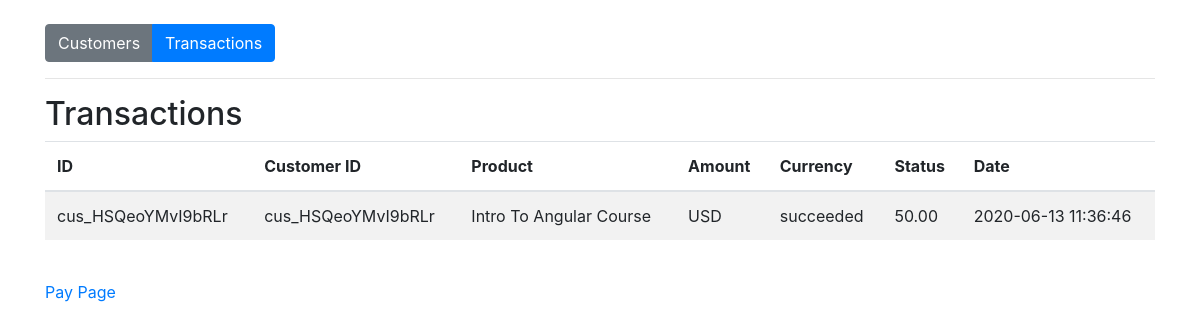
Page /transactions.php on the earlier database version.
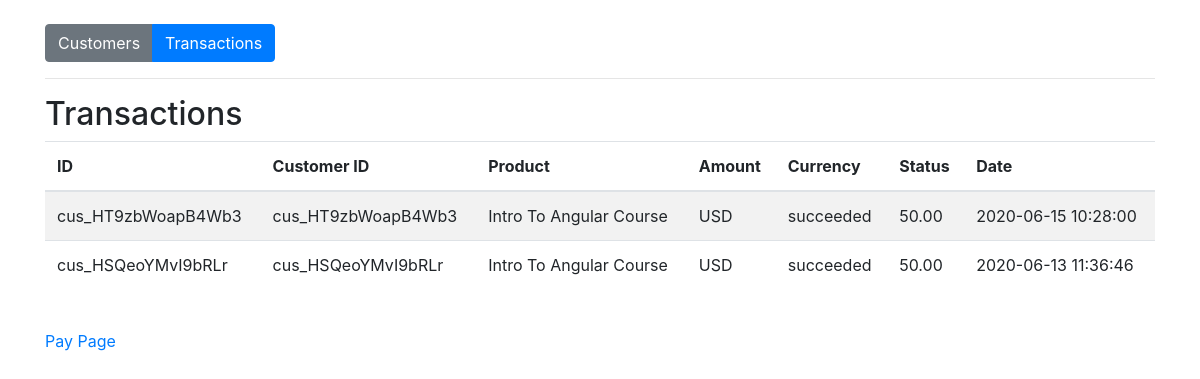
Same page on the later database version.
### tables this page shows
CREATE TABLE IF NOT EXISTS `transactions` (
  `id` varchar(255) NOT NULL,
  `costumer_id` varchar(255) NOT NULL,
  `product` varchar(255) NOT NULL,
  `amount` varchar(255) NOT NULL,
  `currency` varchar(255) NOT NULL,
  `status` varchar(255) NOT NULL,
  `created_at` datetime NOT NULL DEFAULT current_timestamp(),
  PRIMARY KEY (`id`)
);

### lib/pdo_db.php (called while the page is built, shortened)
<?php
class Database {
	private $host = DB_HOST;
	private $user = DB_USER;
	private $pass = DB_PASS;
	private $dbname = DB_NAME;
	private $dbh;
	private $stmt;
	public function __construct() {
		$dsn = 'mysql:host=' . $this->host . ';dbname=' . $this->dbname;
		$options = array (
			PDO::ATTR_PERSISTENT => true,
			PDO::ATTR_ERRMODE => PDO::ERRMODE_EXCEPTION
		);
		try {
			$this->dbh = new PDO ($dsn, $this->user, $this->pass, $options);
		}
		catch ( PDOException $e ) {
			$this->error = $e->getMessage();
		}
	}
	public function query($query) {
		$this->stmt = $this->dbh->prepare($query);
	}
	public function execute(){
		return $this->stmt->execute();
	}
	public function resultset(){
		$this->execute();
		return $this->stmt->fetchAll(PDO::FETCH_OBJ);
	}
}

### models/Transaction.php (called while the page is built, shortened)
<?php
class Transaction {
    private $db;
    public function __construct() {
        $this->db = new Database;
    }
    public function getTransactions() {
        $this->db->query('SELECT * FROM transactions ORDER BY created_at DESC');
        $results = $this->db->resultset();
        return $results;
    }
}

### transactions.php (the view, shortened to what this page needs)
<?php
require_once('lib/pdo_db.php');
require_once('models/Transaction.php');
$transaction = new Transaction();
$transaction = $transaction->getTransactions();
?>
<!DOCTYPE html>
<html lang="en">
<head>
    <link rel="stylesheet" href="https://stackpath.bootstrapcdn.com/bootstrap/4.5.0/css/bootstrap.min.css">
</head>
<body>
    <div class="container mt-4">
      <div class="btn-group" role="group">
        <a href="customers.php" class="btn btn-secondary">Customers</a>
        <a href="transactions.php" class="btn btn-primary">Transactions</a>
      </div>
      <hr>
      <h2>Transactions</h2>
      <table class="table table-striped">
        <thead>
            <tr>
                <th>ID</th>
                <th>Customer ID</th>
                <th>Product</th>
                <th>Amount</th>
                <th>Currency</th>
                <th>Status</th>
                <th>Date</th>
            </tr>
        </thead>
        <tbody>
            <?php foreach($transaction as $c): ?>
                <tr>
                    <td><?php echo $c->id; ?></td>
                    <td><?php echo $c->costumer_id; ?></td>
                    <td><?php echo $c->product; ?></td>
                    <td><?php echo strtoupper($c->currency); ?></td>
                    <td><?php echo $c->status; ?></td>
                    <td><?php echo sprintf('%.2f', $c->amount /100); ?>
                    </td>
                    <td><?php echo $c->created_at; ?></td>
                </tr>
            <?php endforeach; ?>
        </tbody>
      </table>
      <br>
      <p><a href="index.php">Pay Page</a></p>
    </div>
</body>
</html>

Differences in the rows shown:
added transactions: id "cus_HT9zbWoapB4Wb3", costumer "cus_HT9zbWoapB4Wb3", product "Intro To Angular Course", currency "USD", status "succeeded", $c->amount/100 "50.00", created_at "2020-06-15 10:28:00"
